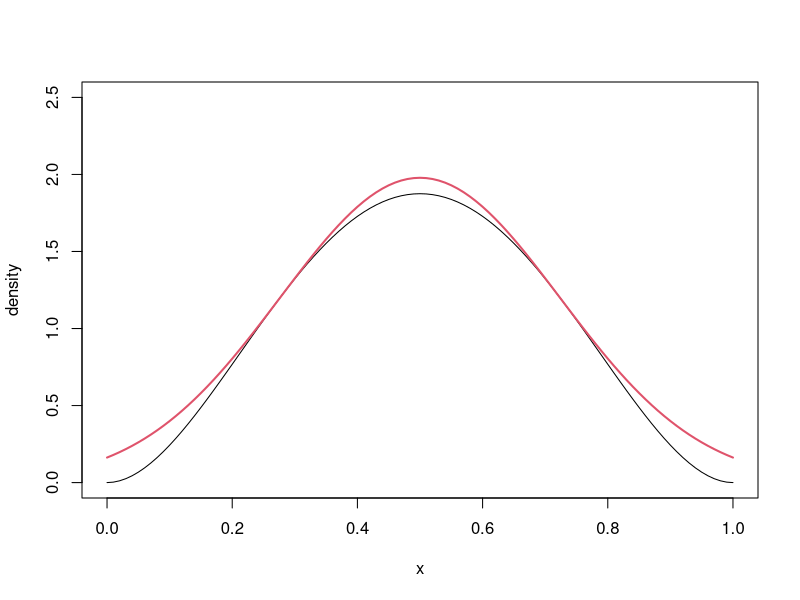
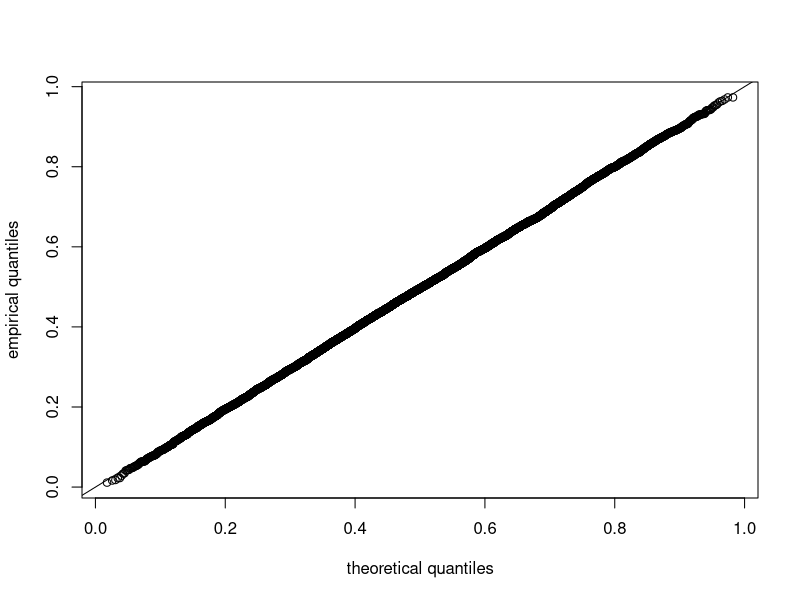
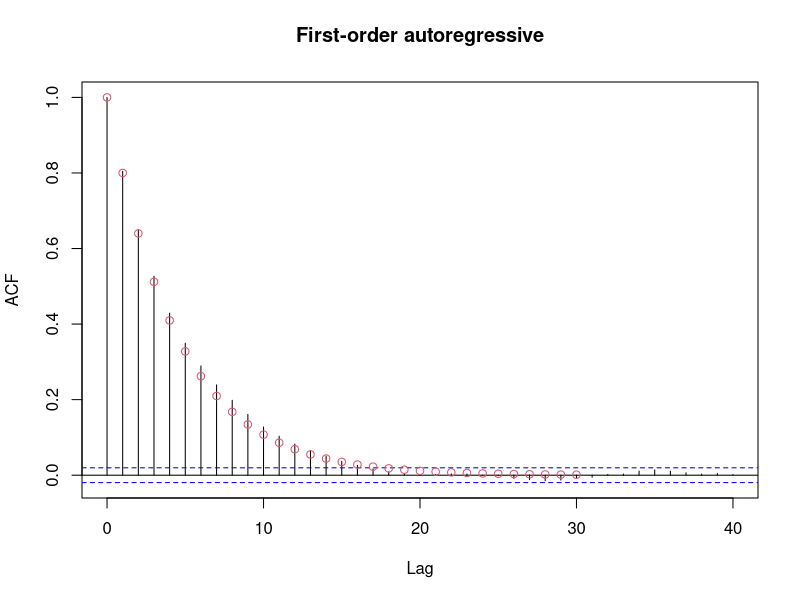

The R script that drew these images, in order:
## ---- chunk 1
logpx <- function(x){ dbeta(x, shape1 = 3, shape2 = 3, log = TRUE)}
logqx <- function(x, sd0){ dnorm(x, mean = 0.5, sd = sd0, log = TRUE)}
# Find the worst case C for the Gaussian with sd = sd0
opt_C <- function(sd0){
  logC <- optimize(f = function(x){logpx(x) - logqx(x, sd0)}, 
         maximum = TRUE, 
         lower = 0, 
         upper = 1)$objective
  exp(logC)
}
C_opt <-  optimize(f = opt_C, lower = 0, upper = 100)
# Best fitting standard deviation
(sd0 <- C_opt$minimum)
(C <- C_opt$objective)
## ---- chunk 2
# Plot the curve and the proposal
curve(
  expr = dbeta(x, 3,3), 
  from = 0, 
  to = 1, 
  ylab = "density",
  ylim = c(0, 2.5))
curve(dnorm(
  x, 0.5, sd = sd0)*C, 
  from = 0, 
  to = 1, 
  col = 2, 
  lwd = 2, 
  add = TRUE)
## ---- chunk 3
pnorm(q = 1, mean = 0.5, sd = sd0) - pnorm(q = 0, mean = 0.5, sd = sd0)
## ---- chunk 4
B <- 1e4L # number of proposals
prop_qx <- rnorm(B, mean = 0.5, sd = sd0)
keep <- -rexp(B) < logpx(prop_qx) - logqx(prop_qx, sd = sd0) - log(C)
samp <- prop_qx[keep]
mean(keep) # empirical acceptance rate
1 / C #theoretical acceptance rate
## ---- chunk 5
# Quantile-quantile plot
plot(x = qbeta(ppoints(length(samp)), shape1 = 3, shape2 = 3),
     y = sort(samp),
     panel.first = {abline(a = 0, b = 1)},
     xlab = "theoretical quantiles",
     ylab = "empirical quantiles")
# Test of equality of distribution
ks.test(x = samp, pbeta, shape1 = 3, shape2 = 3)
## ---- chunk 6
# The usual way does not work
a0 <- 10
pa <- pnorm(-a0, lower.tail = FALSE)
qnorm(pa + runif(1) * pa)


a_seq <- seq(10, 50, by = 10)
# The usual way does not work due to numerical overflow
pnorm(a_seq)
## ---- chunk 7

# Marsaglia algorithm
a <- 50
niter <- 1000L
X <- sqrt(a^2 + 2*rexp(niter))
samp <- X[runif(niter)*X <= a]
## ---- chunk 8
# Compute reciprocal of bound C
recipC <- sapply(a_seq, function(a){
  integrate(f = function(x){
    a * exp(-x^2/2 + a^2/2)}, 
    lower = a, 
    upper = Inf)$value})
1/recipC
## ---- chunk 9
B <- 2e4L; alpha <- 1.5; factor <- 3
# Mode at the mean 0.5
X0 <- rbeta(n = B, alpha, alpha)
px <- function(x){dbeta(x, alpha, alpha)}
# Importance sampling density - mixture of two betas (alpha, factor*alpha)
X1 <- ifelse(
  runif(B) < 0.5,
  rbeta(B, alpha, factor*alpha), 
  rbeta(B, factor*alpha, alpha))
qx <- function(x){
  0.5*dbeta(x, alpha, factor*alpha) + 0.5*dbeta(x, factor*alpha, alpha)}
# Function to integrate - gives variance of a symmetric beta distribution
g <- function(x){(x - 0.5)^2}
# Weights for importance sampling
w <- px(X1)/qx(X1)
## ---- chunk 10
# Monte Carlo integration
mc_est <- mean(g(X0))
mc_var <- var(g(X0))/B
# Importance sampling weighted mean and variance
is_est <- weighted.mean(g(X1), w = w) # equivalent to mean(g(X1)*w)/mean(w)
is_var <- sum(w^2*(g(X1) - is_est)^2)/ (sum(w)^2)
# True value for the beta variance
th_est <- 1/(4*(2*alpha+1))
# Point estimates and differences
round(c(true = th_est, 
        "monte carlo" = mc_est, 
        "importance sampling" = is_est),
      4)
# Ratio of std. errors for means
mc_var/is_var # value > 1 means that IS is more efficient
## ---- chunk 11
B <- 1e4L
sigma <- 2
phi <- 0.8
x <- arima.sim(
  model = list(ar = phi), 
  n = B,
  rand.gen = rnorm, 
  sd = sigma) # std. deviation of innovations
var(x) 
## ---- chunk 12
acf_x <- acf(x, main = "First-order autoregressive")
points(0:30, 0.8^(0:30), type = "p", col = 2)
## ---- chunk 13
ess_factor_ar1 <- 1 / (-1 + 2 / (1 - phi))
uncond_var_ar1 <- sigma^2 / (1 - phi^2)
# Compare uncond_var_ar1 with var(x)
se_mean_ar1 <- sqrt(uncond_var_ar1 / (B * ess_factor_ar1))
## ---- chunk 14
sqrt(c(mcmc::olbm(x, batch.length = length(x) / 40)))
## ---- chunk 15
# Initial convex sequence of Geyer (1992)
geyer_con_var <- mcmc::initseq(x)$var.con
se2 <- sqrt(geyer_con_var / B)
ess2 <- var(x) / geyer_con_var * B
# Also posterior::ess_basic() for Stan output
posterior::ess_basic(matrix(x, ncol = 1))
## ---- chunk 16
ar_mod <- ar.yw(x)
# Compute the unconditional variance of the AR process
# # $var.pred is the variance of the innovations
# Formula for the spectrum of AR(p) at 0
#  see, e.g., Percival and Walden, 2020, eq. 446b
uvar <- ar_mod$var.pred / (1 - sum(ar_mod$ar))^2
se3 <- sqrt(uvar / B) # variance of sample mean of AR(p)
ess3 <- var(x) / uvar * length(x)
# directly via coda::effectiveSize
# The methodology from Heidelberg and Welch rather fits a
# gamma GLM to the log periodogram with a polynomial trend
coda::spectrum0(x)
